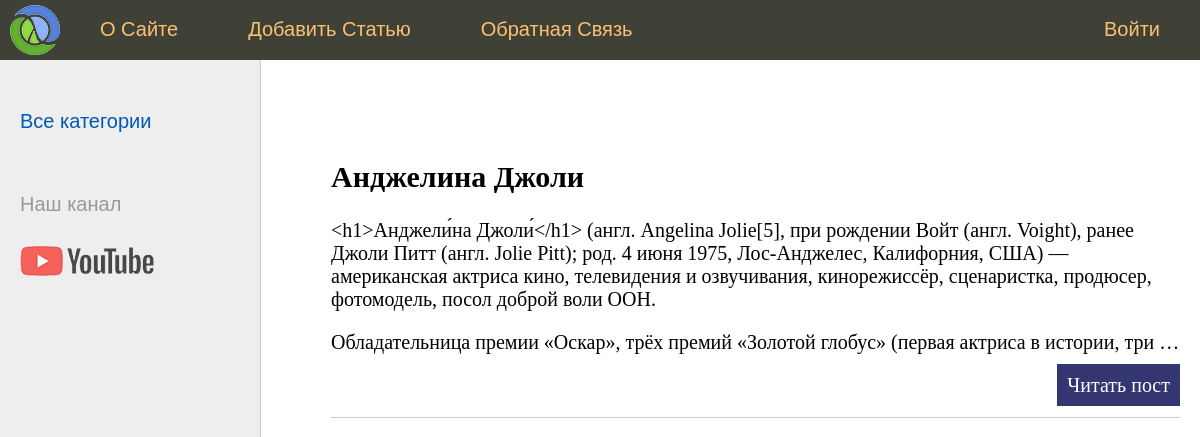
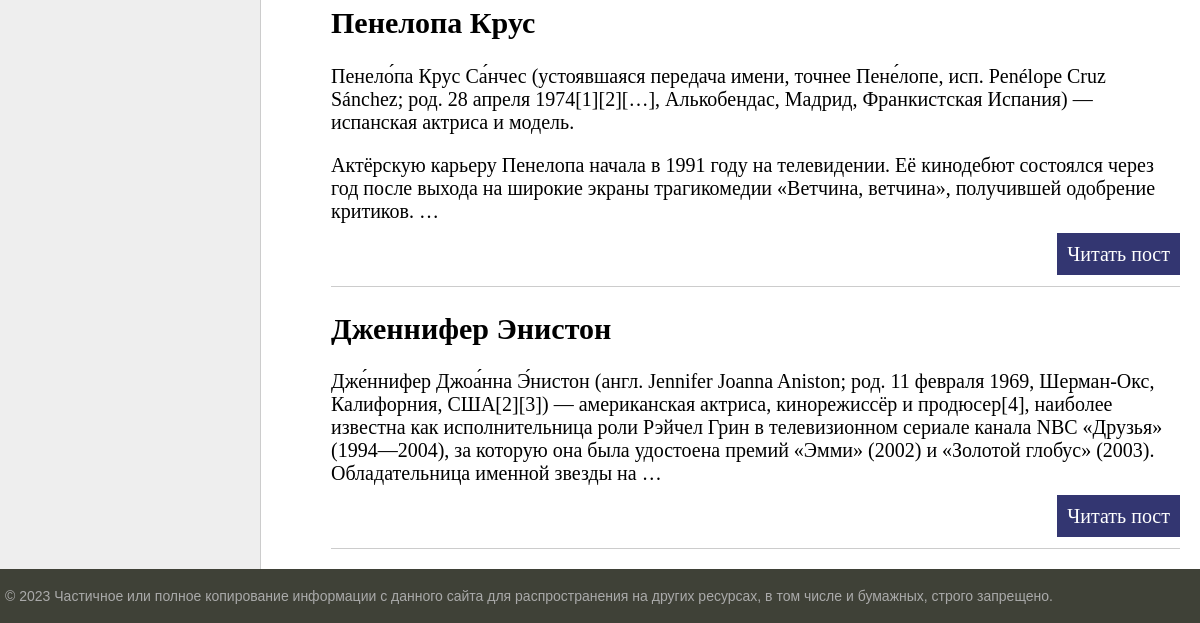
Before: / with the older database file (2 pictures, top to bottom).
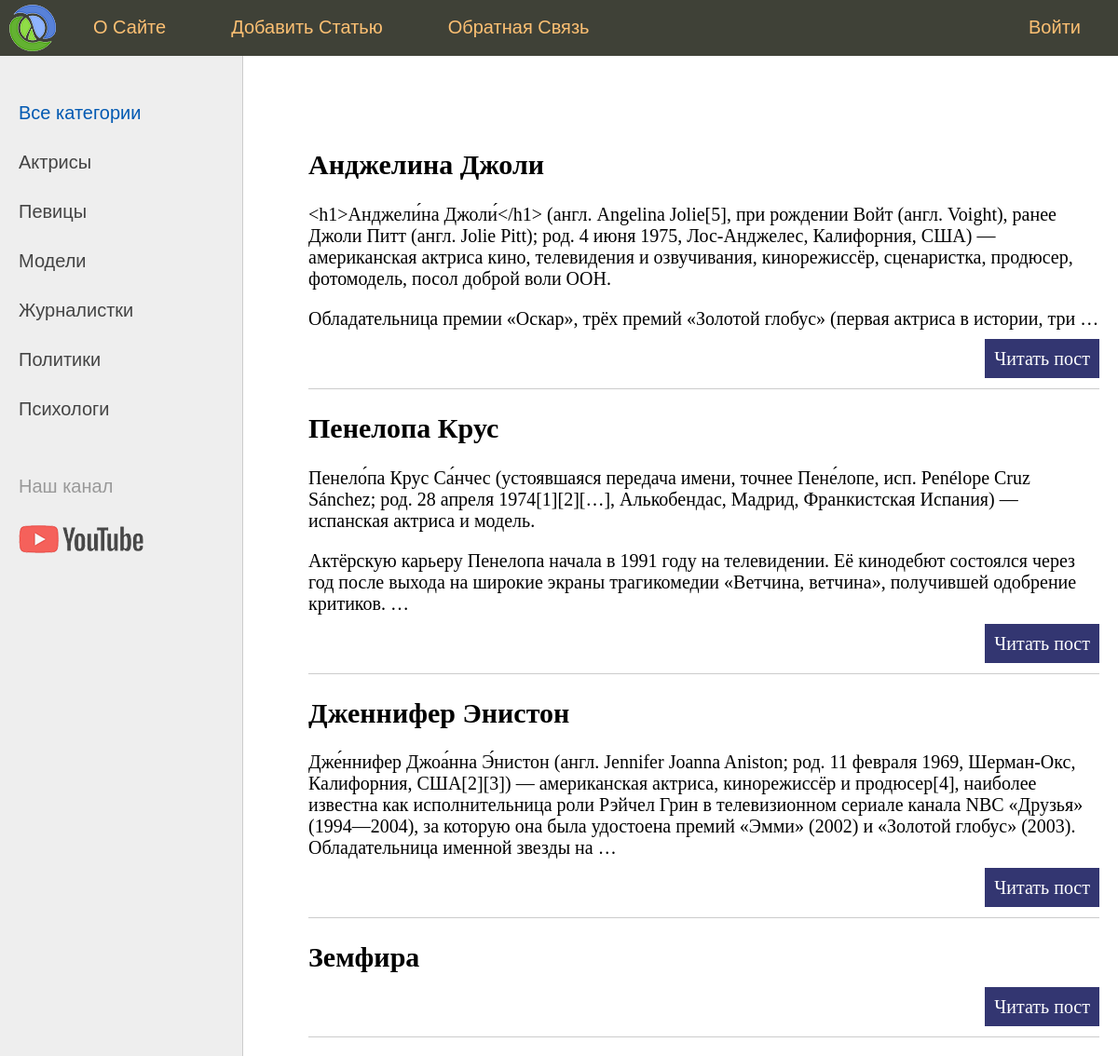
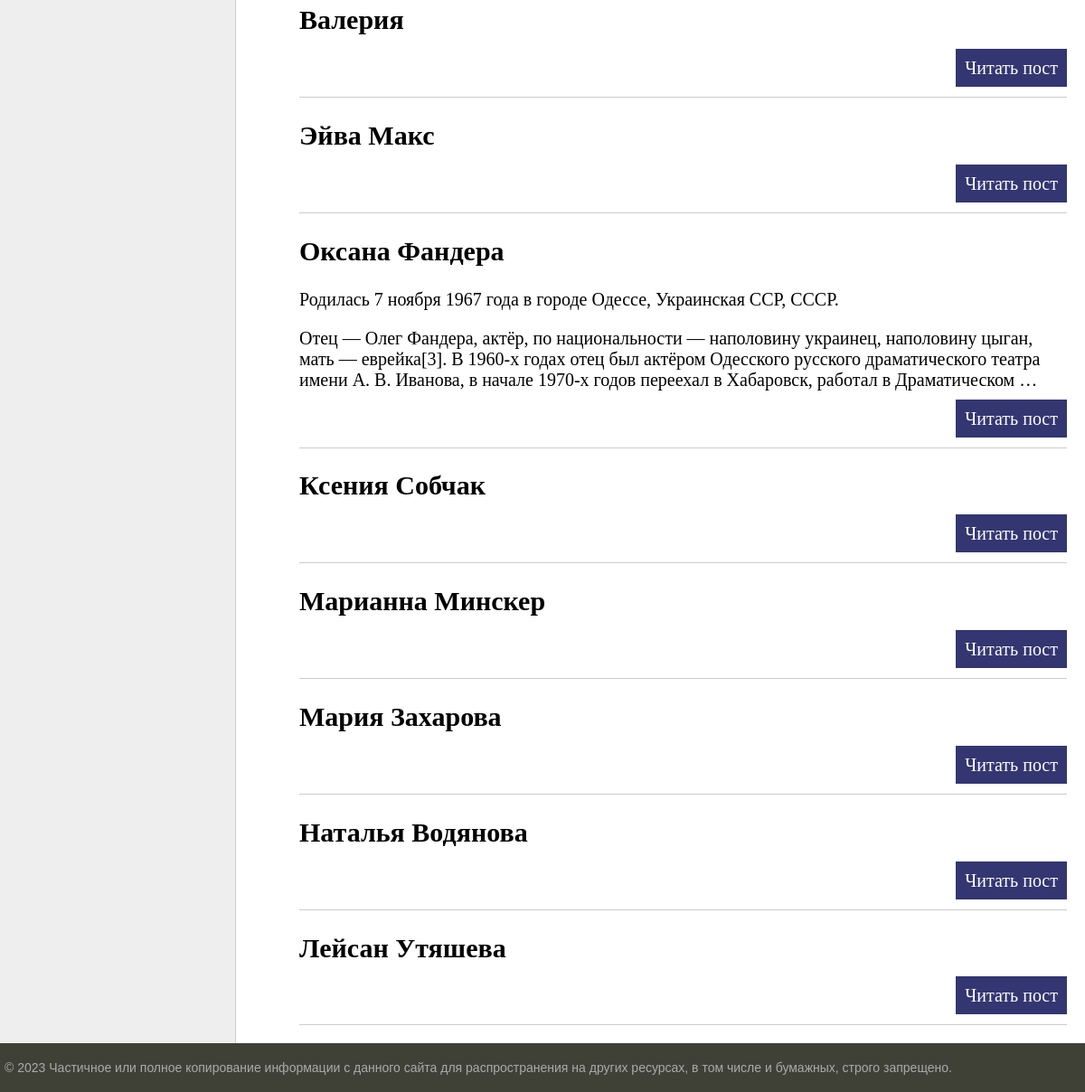
After: the same page with the newer database file (2 pictures, top to bottom).
### women/models.py (models this page shows, shortened)
class Women(models.Model):
    title = models.CharField(max_length=255)
    content = models.TextField(blank=True)
    birthday = models.DateField(null=True, blank=True)
    photo = models.ImageField(upload_to="photos/%Y/%m/%d/")
    time_create = models.DateTimeField(auto_now_add=True)
    time_update = models.DateTimeField(auto_now=True)
    is_published = models.BooleanField(default=True)
    cat = models.ForeignKey('Category', on_delete=models.PROTECT, null=True)
    def get_item_url(self):
        return reverse('post', kwargs={'post_id':self.pk});

class Category(models.Model):
    name = models.CharField(max_length=255, db_index=True)

### women/views.py (the view)
# urls.py: path('', index, name='home'),
def index(request,cat_id=0):
    if(cat_id == 0):
        posts = Women.objects.all();
    else:
        posts = Women.objects.filter(cat=cat_id);
    if len(posts) == 0:
        raise Http404();
    cats = Category.objects.all();
    params = {'posts': posts, 'menu': menu, 'title': 'Главная страница', 'cat_selected': cat_id, 'cats': cats};
    return render(request, 'women/index.html', params)

### women/templates/women/index.html (shortened to what this page needs)
{% extends 'women/base.html' %}
{% block content %}
<ul class="list-articles">
	{% for p in posts %}
			<li><h2>{{p.title}}</h2>
	{% autoescape on %}
	{{p.content|linebreaks|truncatewords:50}}
	{% endautoescape %}
			<p class="link-read-post"><a href="{{ p.get_item_url }}">Читать пост</a></p>
			</li>
	{% endfor %}
</ul>
{% endblock %}

### women/templates/women/base.html (shortened to what this page needs)
{% load static %}
<!DOCTYPE html>
<html>
<head>
	<link type="text/css" href="{% static 'women/css/styles.css' %}" rel="stylesheet" />
</head>
<body>
<table class="table-page" border=0 cellpadding="0" cellspacing="0">
<tr><td valign=top>
{% block mainmenu %}
		<div class="header">
			<ul id="mainmenu" class="mainmenu">
			<li class="logo"><a href="{% url 'home' %}"><div class="logo"></div></a></li>
{% for m in menu %}
	{% if not forloop.last %}
			<li><a href="#">{{m.title}}</a></li>
	{% else %}
			<li class="last"><a href="#">{{m.title}}</a></li>
	{% endif %}
{% endfor %}
			</ul>
		</div>
{% endblock mainmenu %}
<table class="table-content" border=0 cellpadding="0" cellspacing="0">
<tr>
	<td valign="top" class="left-chapters">
	<ul id="leftchapters">
		{% if cat_selected == 0 %}
			<li class="selected">Все категории</li>
		{% else %}
			<li><a href="{% url 'home' %}">Все категории</a></li>
		{% endif %}
		{% for cat in cats %}
			{% if cat.pk == cat_selected %}
				<li class="selected">{{ cat.name }}</li>
			{% else %}
				<li><a href="{% url 'home' cat.pk %}">{{ cat.name }}</a></li>
			{% endif %}
		{% endfor %}
		<li class="share">
		<p>Наш канал</p>
		<a class="share-yt" href="https://www.youtube.com/channel/UClJzWfGWuGJL2t-3dYKcHTA/playlists" target="_blank" rel="nofollow"></a>
		</li>
	</ul>
</td>
<td valign="top" class="content">
	<div class="content-text">
{% block content %}
{% endblock %}
	</div>
</td></tr></table>
</td></tr>
<tr><td valign=top>
	<div id="footer">
		<p>&copy; {% now "Y" %} Частичное или полное копирование информации с данного сайта для распространения на других ресурсах, в том числе и бумажных, строго запрещено.</p>
	</div>
</td></tr></table>
</body>
</html>

### women/static/women/css/styles.css (style rules this page uses)
html, body { font-family: 'Arial'; margin: 0; padding: 0; height: 100%; width: 100%; color: #444; }
a { color: #0059b2; text-decoration: none; }
p.link-read-post { text-align: right; }
p.link-read-post a { padding: 10px; min-width: 100px; background: #333671; color: #fff; text-decoration: none; }
ul.list-articles { list-style: none; margin: 0; padding: 0; }
ul.list-articles li { border-bottom: 1px solid #ccc; }
.table-page { width: 100%; height: 100%; vertical-align: top; }
.table-page tr { height: 100%; }
.header { background: #3F4137; height: 60px; }
.logo { background: url('../images/logo.png') no-repeat 10px 5px; width: 70px; height: 60px; }
ul.mainmenu { list-style: none; margin: 0; padding: 0; height: 60px; color: #fdc073; font-size: 20px; overflow: hidden; }
ul.mainmenu li { float: left; margin: 18px 40px 0 30px; }
ul.mainmenu li.logo { margin: 0; }
ul.mainmenu li.last { float: right; }
ul.mainmenu li a { color: #fdc073; text-decoration: none; }
.table-content { width: 100%; min-height: 100%; height: 100%; }
.left-chapters { margin: 0; background: #eee; border-right: 1px solid #ccc; min-height: 100%; }
.left-chapters ul { width: 230px; min-height: 100%; margin: 0; padding: 20px 10px 10px 20px; list-style: none; font-size: 20px; }
.left-chapters ul li { margin: 30px 0 0 0; color: #999; }
.left-chapters ul li.selected { color: #0059b2; }
.left-chapters ul li a { color: #444; text-decoration: none; }
.left-chapters ul li.share { margin: 60px 0 0 0; }
.left-chapters ul li.share p { margin: 30px 0 30px 0; }
.left-chapters ul li.share a { display: inline-block; width: 40px; height: 40px; margin: 0 20px 0 0; }
.left-chapters ul li.share a.share-yt { width: 100%; height: 30px; background: url('../images/share_yt.png') no-repeat 0 0 }
.content { padding: 40px 20px 20px 40px; width: 100%; box-sizing: border-box; }
.content-text { margin: 60px 0 0 30px; color: #000; font-size: 20px; font-family: Yandex Sans Display Light; }
#footer { box-sizing: border-box; background: #3F4137; padding: 5px; color: #aaa; font-size: 14px; font-family: Verdana, Geneva, Arial, Helvetica; text-align: left; overflow: hidden; }

Changed rows visible on the page:
added Category: name "Актрисы"
added Category: name "Певицы"
added Category: name "Модели"
added Category: name "Журналистки"
added Category: name "Политики"
added Category: name "Психологи"
added Women: title "Земфира"
added Women: title "Валерия"
added Women: title "Эйва Макс"
added Women: title "Оксана Фандера", content "Родилась 7 ноября 1967 года в городе Одессе, Украинская ССР, СССР. Отец — Олег Фандера, актёр, по национальности — наполовину украинец, наполовину цыган, мать — еврейка[3]. В 1960-х годах отец был актёром Одесского русского драматического театра имени А. В. Иванова, в начале 1970-х годов переехал в Хабаровск, работал в Драматическом …"
added Women: title "Ксения Собчак"
added Women: title "Марианна Минскер"
added Women: title "Мария Захарова"
added Women: title "Наталья Водянова"
added Women: title "Лейсан Утяшева"
